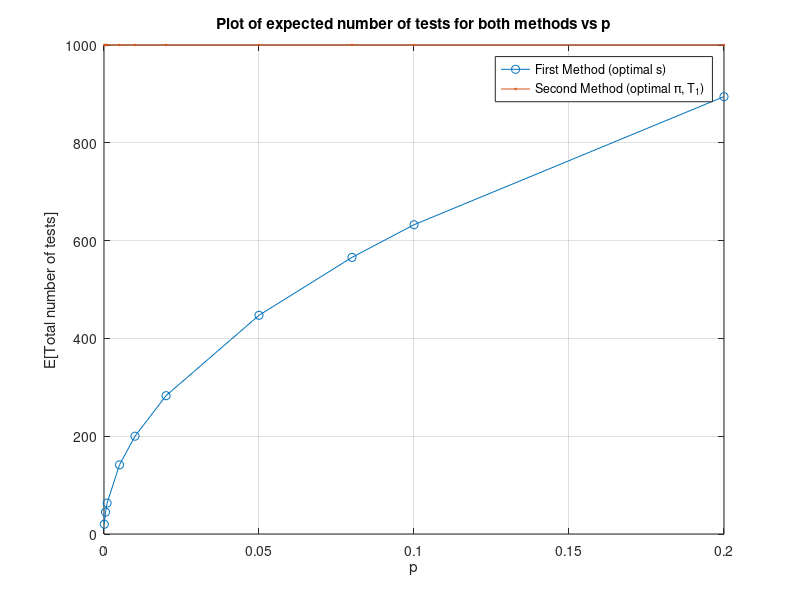

Write the MATLAB code that produced this figure.
%HW2 - q1 - c
clc; clear; close all;

n = 1000;
p = [1e-4, 5e-4, 0.001, 0.005, 0.01, 0.02, 0.05, 0.08, 0.1, 0.2];

%1a(ii)
e1=2*n*sqrt(p);

%1b(v)
e2=n*ones(size(p));

%plot
figure;
plot(p,e1,'-o'); 
hold on;
plot(p,e2,'-s','MarkerSize',1);
grid on;

xlabel('p');
ylabel('E[Total number of tests]');
title('Plot of expected number of tests for both methods vs p');

legend('First Method (optimal s)','Second Method (optimal \pi, T_1)');

